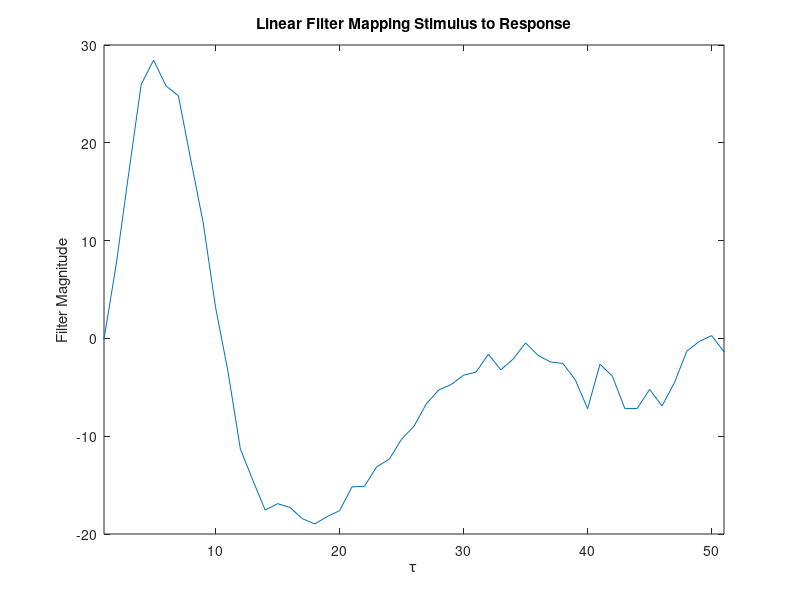
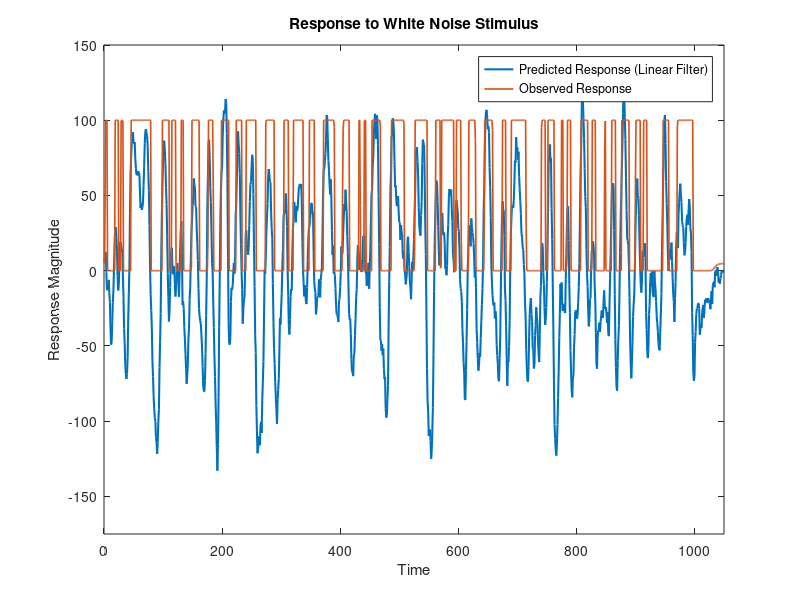
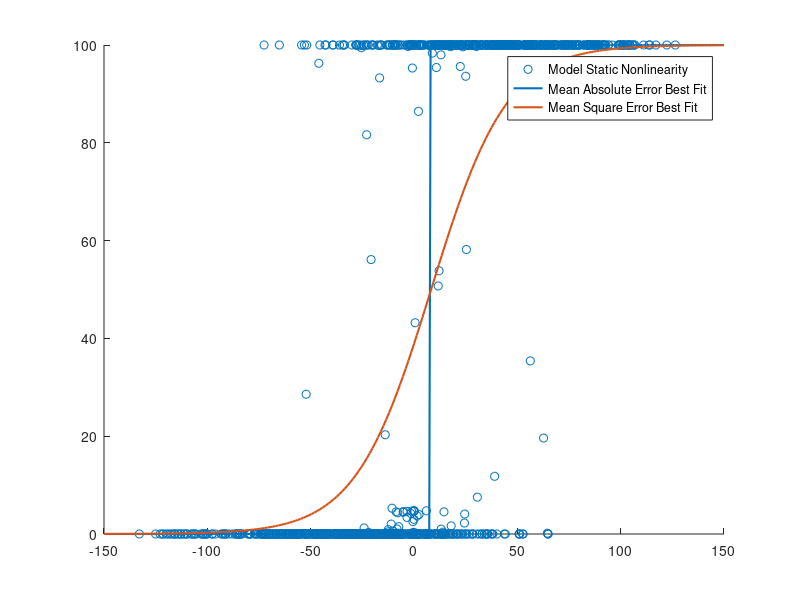

Write the MATLAB code that produced these figures, in order. (Note: this script raises an error after producing the figures.)
function filter=recover_filter()
% A function that feeds a white noise stimulus to a model (oned, written by Dr Christopher Pack);
% based on the model response, this function recovers the linear filter and static nonlinearity 
% described in Ch 2 of Dayan & Abbott
%
% stimulus -> linear filter -> static nonlinearity - > response
%
% Written by Thomas Christinck 01/2019

% Create a white noise vector (range (-1,1), length 1000) and give to the one 
% dimensional filter
white_noise = -1 + 2 * rand(1000,1);
response = oned(white_noise);

% Find cross-correlation; normalize by standard deviation of input squared and
% by experiment length
[x_corr,lags_trials]=xcorr(response, white_noise, 200,'none');
norm_x_corr = x_corr *  (1 / std(white_noise .^2)) * 0.001;

% Plot this normalized filter
figure(1)
plot(lags_trials, norm_x_corr)
title('Linear Filter Mapping Stimulus to Response')
xlabel('\tau')
ylabel('Filter Magnitude')
xlim([1 51])

% Now, get predicted output from this filter
lower_indices = find(lags_trials <= 52);
upper_indices = find(lags_trials > 1);
indices = intersect(lower_indices, upper_indices);

norm_x_corr = norm_x_corr(indices);
c=conv(norm_x_corr,white_noise);

figure(2)
plot(c, 'LineWidth', 1.5); hold on;
plot(response, 'LineWidth', 1.2); 
title('Response to White Noise Stimulus')
legend('Predicted Response (Linear Filter)', 'Observed Response')
ylabel('Response Magnitude')
xlabel('Time')
xlim([0 1050])
ylim([-175 150])

% Now, we want to optimize the static nonlinearity function to best fit the model
% static nonlinearity (in Figure 3). Visually from the plot, we see that the function
% should take the shape of a steep sigmoid with range (0,100).
figure(3)
mae_fun = @(x) sum(abs(response - (100./(1.0 + exp(x(1)*(x(2)-c))))));
mse_fun = @(x) sum((response - (100./(1.0 + exp(x(1)*(x(2)-c))))).^2);
initial_params = [10 1];
[params_mae,fminres_mae] = fminsearch(mae_fun,initial_params);
[params_mse,fminres_mse] = fminsearch(mse_fun,initial_params);
scatter(c, response); hold on;
fplot(@(x) 100./(1.0 + exp(params_mae(1)*(params_mae(2)-x))), [-150 150], 'LineWidth', 1.5); 
fplot(@(x) 100./(1.0 + exp(params_mse(1)*(params_mse(2)-x))), [-150 150], 'LineWidth', 1.5); 
legend('Model Static Nonlinearity', 'Mean Absolute Error Best Fit', 'Mean Square Error Best Fit', 'Location', 'E')
title('Visualization of Static Nonlinearity')
xlabel('Linear Filter Output')
ylabel('Model Output')

% Now we compute mse applying the static non-linearity to the linear filter output
lin_filter_mses(1:10, 1:5) = 0;
mse_nonlin_mses(1:10, 1:5) = 0;
mae_nonlin_mses(1:10, 1:5) = 0;
input_lengths = [100 500 1000 2000 5000];
nb_vector_lengths = length(input_lengths);
for trial = 1:10
	for i = 1:nb_vector_lengths
		white_noise_ips{i} = -1 + 2 * rand(input_lengths(i),1);
		responses{trial, i} = oned(white_noise_ips{i});
		lin_filter_response{trial, i} = conv(norm_x_corr,white_noise_ips{i});
		mae_responses{trial, i} = 100./(1.0 + exp(params_mae(1)*(params_mae(2)-lin_filter_response{trial, i})));
		mse_responses{trial, i} = 100./(1.0 + exp(params_mse(1)*(params_mse(2)-lin_filter_response{trial, i})));
		lin_filter_mses(trial, i) = immse(lin_filter_response{trial, i}, responses{trial, i});
		mse_nonlin_mses(trial, i) = immse(mse_responses{trial, i}, responses{trial, i});
		mae_nonlin_mses(trial, i) = immse(mae_responses{trial, i}, responses{trial, i});
	end
end

% Plot the average mean square error with standard deviation across trials
figure(4)
errorbar(input_lengths, mean(lin_filter_mses), std(lin_filter_mses), '.k'); hold on;
errorbar(input_lengths, mean(mse_nonlin_mses), std(mse_nonlin_mses), '.b'); 
errorbar(input_lengths, mean(mae_nonlin_mses), std(mae_nonlin_mses), '.r');
legend('Linear Filter', 'Mean Squared Error Optimized Nonlinearity', 'Mean Absolute Error Optimized Nonlinearity')
title('Mean Squared Error Between Estimated and Observed Responses')
xlabel('Length of Input Vector')
ylabel('Mean Squared Error')

% We'll also plot the best predicted response (MSE optimized nonlinearity applied to linear filter output)
figure(5)
r = 100./(1.0 + exp(params_mse(1)*(params_mse(2)-c)));
plot(r, 'LineWidth', 1.5); hold on;
plot(response, 'LineWidth', 1.2); 
title('Response to White Noise Stimulus')
legend('Predicted Response (with MSE optimized nonlinearity)', 'Observed Response')
ylabel('Response Magnitude')
xlabel('Time')
xlim([0 1050])
ylim([-5 125])

function r=oned(a)
% One dimensional filtering operation for simulating a reverse correlation
% experiment.  The input a is filtered by the simulated neuron and the
% response is returned in r.
% Christopher Pack, 11/07

k=25;  %Temporal scale factor 
slow_t=temp_imp_resp(5,k,0:.02:1);
fast_t=temp_imp_resp(3,k,0:.02:1);


b=slow_t + fast_t; % linear filter
c=conv(b,a); % convolve filter with stimulus
c=c./max(c); % normalize
c=25.0*c + 0.2;
r=100./(1.0 + exp(10*(0.5-c))); % static nonlinearity
%r=(c>0.0);

return;

function time_response=temp_imp_resp(n,k,t)
%time_response=temp_imp_resp(n,k,t)
%
%Produces a temporal impulse response function using the from from
%figure 1 in Adelson & Bergen (1985)
%
%It's pretty much a difference of Poisson functions with different
%time constants.

time_response=(k*t).^n .* exp(-k*t).*(1/factorial(n)-(k*t).^2/factorial(n+2));
return;